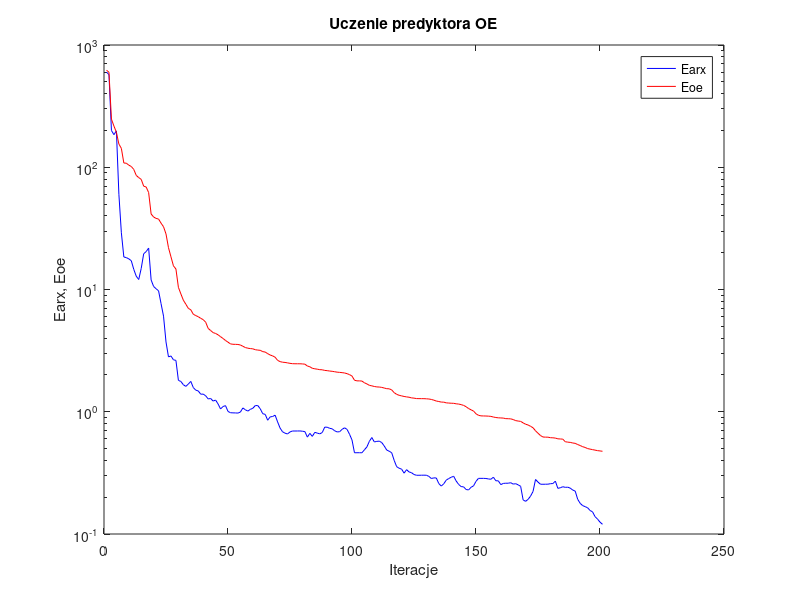
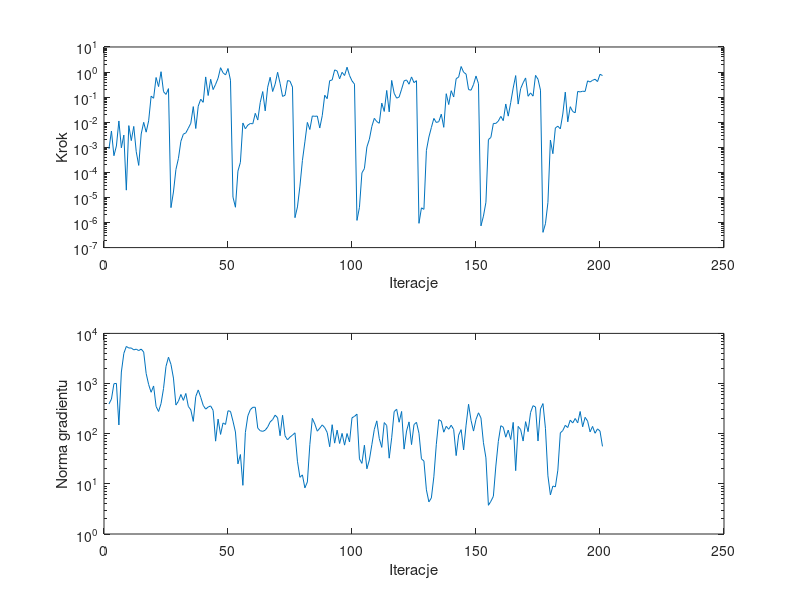

These charts were generated, in order, by the following MATLAB code:
%uczenie predyktora oe
clear all;
n=0; farx(n+1)=6.000941e+002; foe(n+1)=6.219372e+002; wspucz(n+1)=0.000000e+000; ng(n+1)=0.000000e+000;
%odnowa zmiennej metryki
n=1; farx(n+1)=5.719128e+002; foe(n+1)=5.993928e+002; krok(n+1)=8.640164e-004; ng(n+1)=3.921659e+002;
n=2; farx(n+1)=1.999078e+002; foe(n+1)=2.474787e+002; krok(n+1)=4.464102e-003; ng(n+1)=4.900541e+002;
n=3; farx(n+1)=1.847494e+002; foe(n+1)=2.173060e+002; krok(n+1)=4.616173e-004; ng(n+1)=9.917465e+002;
n=4; farx(n+1)=1.982669e+002; foe(n+1)=1.932641e+002; krok(n+1)=1.125636e-003; ng(n+1)=1.007362e+003;
n=5; farx(n+1)=6.013161e+001; foe(n+1)=1.548253e+002; krok(n+1)=1.121665e-002; ng(n+1)=1.492637e+002;
n=6; farx(n+1)=2.911196e+001; foe(n+1)=1.427256e+002; krok(n+1)=9.540187e-004; ng(n+1)=1.698169e+003;
n=7; farx(n+1)=1.844722e+001; foe(n+1)=1.083237e+002; krok(n+1)=3.065383e-003; ng(n+1)=4.000655e+003;
n=8; farx(n+1)=1.823435e+001; foe(n+1)=1.079144e+002; krok(n+1)=1.954543e-005; ng(n+1)=5.492804e+003;
n=9; farx(n+1)=1.781611e+001; foe(n+1)=1.040149e+002; krok(n+1)=7.321912e-003; ng(n+1)=5.110654e+003;
n=10; farx(n+1)=1.719729e+001; foe(n+1)=1.014595e+002; krok(n+1)=1.846469e-003; ng(n+1)=5.113334e+003;
n=11; farx(n+1)=1.461533e+001; foe(n+1)=9.601485e+001; krok(n+1)=6.800237e-003; ng(n+1)=4.696683e+003;
n=12; farx(n+1)=1.284644e+001; foe(n+1)=8.576910e+001; krok(n+1)=6.650130e-004; ng(n+1)=4.846125e+003;
n=13; farx(n+1)=1.207057e+001; foe(n+1)=8.229595e+001; krok(n+1)=1.895397e-004; ng(n+1)=4.542450e+003;
n=14; farx(n+1)=1.485305e+001; foe(n+1)=7.962731e+001; krok(n+1)=3.401267e-003; ng(n+1)=4.864732e+003;
n=15; farx(n+1)=1.960715e+001; foe(n+1)=7.002442e+001; krok(n+1)=9.904093e-003; ng(n+1)=4.244281e+003;
n=16; farx(n+1)=2.042241e+001; foe(n+1)=6.896211e+001; krok(n+1)=4.011567e-003; ng(n+1)=1.586669e+003;
n=17; farx(n+1)=2.181595e+001; foe(n+1)=6.204194e+001; krok(n+1)=1.136199e-002; ng(n+1)=9.553530e+002;
n=18; farx(n+1)=1.197834e+001; foe(n+1)=4.146968e+001; krok(n+1)=1.090844e-001; ng(n+1)=6.700966e+002;
n=19; farx(n+1)=1.059188e+001; foe(n+1)=3.918504e+001; krok(n+1)=9.035956e-002; ng(n+1)=8.946129e+002;
n=20; farx(n+1)=1.014468e+001; foe(n+1)=3.816548e+001; krok(n+1)=6.071168e-001; ng(n+1)=3.495880e+002;
n=21; farx(n+1)=9.757470e+000; foe(n+1)=3.770448e+001; krok(n+1)=2.635881e-001; ng(n+1)=2.773410e+002;
n=22; farx(n+1)=7.670420e+000; foe(n+1)=3.488494e+001; krok(n+1)=1.033373e+000; ng(n+1)=3.994777e+002;
n=23; farx(n+1)=6.056953e+000; foe(n+1)=3.261982e+001; krok(n+1)=1.653712e-001; ng(n+1)=7.950172e+002;
n=24; farx(n+1)=3.724123e+000; foe(n+1)=2.846768e+001; krok(n+1)=1.282857e-001; ng(n+1)=2.200216e+003;
n=25; farx(n+1)=2.810662e+000; foe(n+1)=2.198270e+001; krok(n+1)=2.186494e-001; ng(n+1)=3.349849e+003;
%odnowa zmiennej metryki
n=26; farx(n+1)=2.860120e+000; foe(n+1)=1.851387e+001; krok(n+1)=3.920421e-006; ng(n+1)=2.411898e+003;
n=27; farx(n+1)=2.660140e+000; foe(n+1)=1.561181e+001; krok(n+1)=1.649119e-005; ng(n+1)=1.286466e+003;
n=28; farx(n+1)=2.631144e+000; foe(n+1)=1.472080e+001; krok(n+1)=1.304575e-004; ng(n+1)=3.722846e+002;
n=29; farx(n+1)=1.806254e+000; foe(n+1)=1.041614e+001; krok(n+1)=3.550621e-004; ng(n+1)=4.437476e+002;
n=30; farx(n+1)=1.768500e+000; foe(n+1)=9.200509e+000; krok(n+1)=1.737584e-003; ng(n+1)=6.057127e+002;
n=31; farx(n+1)=1.663325e+000; foe(n+1)=8.173913e+000; krok(n+1)=3.334617e-003; ng(n+1)=4.619886e+002;
n=32; farx(n+1)=1.612635e+000; foe(n+1)=7.578114e+000; krok(n+1)=3.758726e-003; ng(n+1)=6.344694e+002;
n=33; farx(n+1)=1.685296e+000; foe(n+1)=7.010160e+000; krok(n+1)=5.770731e-003; ng(n+1)=3.502045e+002;
n=34; farx(n+1)=1.771330e+000; foe(n+1)=6.825592e+000; krok(n+1)=9.100900e-003; ng(n+1)=2.990347e+002;
n=35; farx(n+1)=1.577898e+000; foe(n+1)=6.274464e+000; krok(n+1)=4.194258e-002; ng(n+1)=1.757781e+002;
n=36; farx(n+1)=1.502166e+000; foe(n+1)=6.118654e+000; krok(n+1)=5.608324e-003; ng(n+1)=5.517627e+002;
n=37; farx(n+1)=1.480277e+000; foe(n+1)=5.989584e+000; krok(n+1)=4.366353e-002; ng(n+1)=7.459795e+002;
n=38; farx(n+1)=1.392600e+000; foe(n+1)=5.810871e+000; krok(n+1)=8.268560e-002; ng(n+1)=5.319465e+002;
n=39; farx(n+1)=1.394200e+000; foe(n+1)=5.668486e+000; krok(n+1)=6.213826e-002; ng(n+1)=3.677483e+002;
n=40; farx(n+1)=1.351038e+000; foe(n+1)=5.398718e+000; krok(n+1)=6.400584e-001; ng(n+1)=3.091448e+002;
n=41; farx(n+1)=1.273109e+000; foe(n+1)=4.806782e+000; krok(n+1)=1.160291e-001; ng(n+1)=3.399377e+002;
n=42; farx(n+1)=1.284309e+000; foe(n+1)=4.617254e+000; krok(n+1)=5.154350e-001; ng(n+1)=3.581292e+002;
n=43; farx(n+1)=1.222816e+000; foe(n+1)=4.441147e+000; krok(n+1)=2.001561e-001; ng(n+1)=2.914096e+002;
n=44; farx(n+1)=1.246415e+000; foe(n+1)=4.368416e+000; krok(n+1)=3.240219e-001; ng(n+1)=7.101451e+001;
n=45; farx(n+1)=1.157774e+000; foe(n+1)=4.258466e+000; krok(n+1)=5.692710e-001; ng(n+1)=1.954234e+002;
n=46; farx(n+1)=1.053519e+000; foe(n+1)=4.111135e+000; krok(n+1)=1.492366e+000; ng(n+1)=9.681897e+001;
n=47; farx(n+1)=1.103878e+000; foe(n+1)=3.976017e+000; krok(n+1)=9.372047e-001; ng(n+1)=1.638222e+002;
n=48; farx(n+1)=1.121804e+000; foe(n+1)=3.827498e+000; krok(n+1)=7.656580e-001; ng(n+1)=1.529532e+002;
n=49; farx(n+1)=1.006109e+000; foe(n+1)=3.708154e+000; krok(n+1)=1.386016e+000; ng(n+1)=2.866253e+002;
n=50; farx(n+1)=9.820082e-001; foe(n+1)=3.590148e+000; krok(n+1)=4.741921e-001; ng(n+1)=2.785646e+002;
%odnowa zmiennej metryki
n=51; farx(n+1)=9.792370e-001; foe(n+1)=3.563402e+000; krok(n+1)=1.039083e-005; ng(n+1)=1.782252e+002;
n=52; farx(n+1)=9.782890e-001; foe(n+1)=3.559263e+000; krok(n+1)=4.064623e-006; ng(n+1)=1.081225e+002;
n=53; farx(n+1)=9.748744e-001; foe(n+1)=3.551829e+000; krok(n+1)=1.123699e-004; ng(n+1)=2.501780e+001;
n=54; farx(n+1)=9.944523e-001; foe(n+1)=3.515956e+000; krok(n+1)=2.517331e-004; ng(n+1)=3.845477e+001;
n=55; farx(n+1)=1.074685e+000; foe(n+1)=3.432507e+000; krok(n+1)=9.328627e-003; ng(n+1)=9.347398e+000;
n=56; farx(n+1)=1.037711e+000; foe(n+1)=3.351482e+000; krok(n+1)=5.478088e-003; ng(n+1)=1.055265e+002;
n=57; farx(n+1)=1.012310e+000; foe(n+1)=3.309792e+000; krok(n+1)=7.660947e-003; ng(n+1)=2.267407e+002;
n=58; farx(n+1)=1.046042e+000; foe(n+1)=3.287358e+000; krok(n+1)=8.891335e-003; ng(n+1)=3.013733e+002;
n=59; farx(n+1)=1.066986e+000; foe(n+1)=3.271941e+000; krok(n+1)=8.647968e-003; ng(n+1)=3.358769e+002;
n=60; farx(n+1)=1.123546e+000; foe(n+1)=3.217078e+000; krok(n+1)=2.261999e-002; ng(n+1)=3.371213e+002;
n=61; farx(n+1)=1.124227e+000; foe(n+1)=3.195395e+000; krok(n+1)=1.220118e-002; ng(n+1)=1.291362e+002;
n=62; farx(n+1)=1.058325e+000; foe(n+1)=3.180495e+000; krok(n+1)=6.153853e-002; ng(n+1)=1.147159e+002;
n=63; farx(n+1)=9.640134e-001; foe(n+1)=3.103825e+000; krok(n+1)=1.668612e-001; ng(n+1)=1.113263e+002;
n=64; farx(n+1)=9.519889e-001; foe(n+1)=3.078974e+000; krok(n+1)=2.835564e-002; ng(n+1)=1.174039e+002;
n=65; farx(n+1)=8.524951e-001; foe(n+1)=2.987494e+000; krok(n+1)=2.490283e-001; ng(n+1)=1.362740e+002;
n=66; farx(n+1)=9.080453e-001; foe(n+1)=2.912391e+000; krok(n+1)=6.182030e-001; ng(n+1)=1.714077e+002;
n=67; farx(n+1)=9.145251e-001; foe(n+1)=2.862927e+000; krok(n+1)=1.677326e-001; ng(n+1)=1.913644e+002;
n=68; farx(n+1)=9.377857e-001; foe(n+1)=2.792719e+000; krok(n+1)=3.276650e-001; ng(n+1)=2.341219e+002;
n=69; farx(n+1)=8.259822e-001; foe(n+1)=2.632954e+000; krok(n+1)=9.808063e-001; ng(n+1)=2.081191e+002;
n=70; farx(n+1)=7.353409e-001; foe(n+1)=2.571369e+000; krok(n+1)=3.556863e-001; ng(n+1)=9.110531e+001;
n=71; farx(n+1)=6.854731e-001; foe(n+1)=2.542085e+000; krok(n+1)=1.067078e-001; ng(n+1)=2.329105e+002;
n=72; farx(n+1)=6.678210e-001; foe(n+1)=2.531484e+000; krok(n+1)=1.189066e-001; ng(n+1)=9.064790e+001;
n=73; farx(n+1)=6.582725e-001; foe(n+1)=2.511123e+000; krok(n+1)=4.572701e-001; ng(n+1)=7.536162e+001;
n=74; farx(n+1)=6.837478e-001; foe(n+1)=2.488738e+000; krok(n+1)=4.329486e-001; ng(n+1)=8.559189e+001;
n=75; farx(n+1)=6.957159e-001; foe(n+1)=2.472934e+000; krok(n+1)=2.522670e-001; ng(n+1)=9.366577e+001;
%odnowa zmiennej metryki
n=76; farx(n+1)=6.958043e-001; foe(n+1)=2.469379e+000; krok(n+1)=1.560170e-006; ng(n+1)=1.040535e+002;
n=77; farx(n+1)=6.960336e-001; foe(n+1)=2.469006e+000; krok(n+1)=4.182313e-006; ng(n+1)=2.827927e+001;
n=78; farx(n+1)=6.966578e-001; foe(n+1)=2.468414e+000; krok(n+1)=2.829063e-005; ng(n+1)=1.349985e+001;
n=79; farx(n+1)=6.929488e-001; foe(n+1)=2.462102e+000; krok(n+1)=2.946393e-004; ng(n+1)=1.508802e+001;
n=80; farx(n+1)=6.882076e-001; foe(n+1)=2.450417e+000; krok(n+1)=1.643206e-003; ng(n+1)=8.303103e+000;
n=81; farx(n+1)=6.202451e-001; foe(n+1)=2.367053e+000; krok(n+1)=9.814884e-003; ng(n+1)=1.091062e+001;
n=82; farx(n+1)=6.656214e-001; foe(n+1)=2.333379e+000; krok(n+1)=5.119766e-003; ng(n+1)=6.059194e+001;
n=83; farx(n+1)=6.290454e-001; foe(n+1)=2.267577e+000; krok(n+1)=1.775074e-002; ng(n+1)=2.021490e+002;
n=84; farx(n+1)=6.788469e-001; foe(n+1)=2.245809e+000; krok(n+1)=1.716139e-002; ng(n+1)=1.566566e+002;
n=85; farx(n+1)=6.688335e-001; foe(n+1)=2.229651e+000; krok(n+1)=1.761298e-002; ng(n+1)=1.122235e+002;
n=86; farx(n+1)=6.595267e-001; foe(n+1)=2.209417e+000; krok(n+1)=5.879413e-003; ng(n+1)=1.286842e+002;
n=87; farx(n+1)=6.758848e-001; foe(n+1)=2.204659e+000; krok(n+1)=1.819302e-002; ng(n+1)=1.498480e+002;
n=88; farx(n+1)=7.485477e-001; foe(n+1)=2.178006e+000; krok(n+1)=1.192585e-001; ng(n+1)=1.320145e+002;
n=89; farx(n+1)=7.470212e-001; foe(n+1)=2.168944e+000; krok(n+1)=8.693674e-002; ng(n+1)=1.055831e+002;
n=90; farx(n+1)=7.320225e-001; foe(n+1)=2.153031e+000; krok(n+1)=4.536903e-001; ng(n+1)=5.500189e+001;
n=91; farx(n+1)=7.253361e-001; foe(n+1)=2.142063e+000; krok(n+1)=4.837450e-001; ng(n+1)=1.510798e+002;
n=92; farx(n+1)=6.991477e-001; foe(n+1)=2.125527e+000; krok(n+1)=1.220277e+000; ng(n+1)=6.484539e+001;
n=93; farx(n+1)=6.839294e-001; foe(n+1)=2.108314e+000; krok(n+1)=1.104103e+000; ng(n+1)=1.178612e+002;
n=94; farx(n+1)=6.865274e-001; foe(n+1)=2.099369e+000; krok(n+1)=5.378226e-001; ng(n+1)=6.377554e+001;
n=95; farx(n+1)=7.180560e-001; foe(n+1)=2.089160e+000; krok(n+1)=9.769152e-001; ng(n+1)=1.013427e+002;
n=96; farx(n+1)=7.388649e-001; foe(n+1)=2.075794e+000; krok(n+1)=7.273018e-001; ng(n+1)=5.916022e+001;
n=97; farx(n+1)=7.177412e-001; foe(n+1)=2.049291e+000; krok(n+1)=1.561751e+000; ng(n+1)=1.007872e+002;
n=98; farx(n+1)=6.546875e-001; foe(n+1)=2.012845e+000; krok(n+1)=7.310195e-001; ng(n+1)=6.833127e+001;
n=99; farx(n+1)=5.879737e-001; foe(n+1)=1.959017e+000; krok(n+1)=4.461224e-001; ng(n+1)=2.079939e+002;
n=100; farx(n+1)=4.619219e-001; foe(n+1)=1.810229e+000; krok(n+1)=3.307424e-001; ng(n+1)=2.211175e+002;
%odnowa zmiennej metryki
n=101; farx(n+1)=4.622453e-001; foe(n+1)=1.789266e+000; krok(n+1)=1.215283e-006; ng(n+1)=2.456490e+002;
n=102; farx(n+1)=4.622606e-001; foe(n+1)=1.788886e+000; krok(n+1)=4.029352e-006; ng(n+1)=3.144420e+001;
n=103; farx(n+1)=4.618287e-001; foe(n+1)=1.782932e+000; krok(n+1)=9.579321e-005; ng(n+1)=2.558226e+001;
n=104; farx(n+1)=4.880590e-001; foe(n+1)=1.726336e+000; krok(n+1)=1.412779e-004; ng(n+1)=5.899122e+001;
n=105; farx(n+1)=5.155288e-001; foe(n+1)=1.688888e+000; krok(n+1)=1.025539e-003; ng(n+1)=1.996902e+001;
n=106; farx(n+1)=5.728182e-001; foe(n+1)=1.645187e+000; krok(n+1)=2.087321e-003; ng(n+1)=2.995151e+001;
n=107; farx(n+1)=6.154696e-001; foe(n+1)=1.628737e+000; krok(n+1)=6.800237e-003; ng(n+1)=6.034139e+001;
n=108; farx(n+1)=5.662424e-001; foe(n+1)=1.609825e+000; krok(n+1)=1.428969e-002; ng(n+1)=1.218980e+002;
n=109; farx(n+1)=5.723669e-001; foe(n+1)=1.596528e+000; krok(n+1)=1.053841e-002; ng(n+1)=1.802474e+002;
n=110; farx(n+1)=5.748361e-001; foe(n+1)=1.592870e+000; krok(n+1)=9.093040e-003; ng(n+1)=7.992236e+001;
n=111; farx(n+1)=5.595678e-001; foe(n+1)=1.582571e+000; krok(n+1)=5.793922e-002; ng(n+1)=5.334263e+001;
n=112; farx(n+1)=5.249123e-001; foe(n+1)=1.563261e+000; krok(n+1)=2.687524e-002; ng(n+1)=1.667593e+002;
n=113; farx(n+1)=4.861538e-001; foe(n+1)=1.544253e+000; krok(n+1)=1.846634e-001; ng(n+1)=1.453880e+002;
n=114; farx(n+1)=4.753824e-001; foe(n+1)=1.540421e+000; krok(n+1)=2.592196e-002; ng(n+1)=3.248685e+001;
n=115; farx(n+1)=4.623227e-001; foe(n+1)=1.509677e+000; krok(n+1)=4.635137e-001; ng(n+1)=8.295565e+001;
n=116; farx(n+1)=4.005444e-001; foe(n+1)=1.433508e+000; krok(n+1)=1.428513e-001; ng(n+1)=2.753139e+002;
n=117; farx(n+1)=3.554953e-001; foe(n+1)=1.388241e+000; krok(n+1)=9.120186e-002; ng(n+1)=3.079587e+002;
n=118; farx(n+1)=3.451391e-001; foe(n+1)=1.363760e+000; krok(n+1)=1.008497e-001; ng(n+1)=1.692021e+002;
n=119; farx(n+1)=3.393307e-001; foe(n+1)=1.348403e+000; krok(n+1)=2.073757e-001; ng(n+1)=2.777104e+002;
n=120; farx(n+1)=3.144612e-001; foe(n+1)=1.333956e+000; krok(n+1)=4.446475e-001; ng(n+1)=4.927986e+001;
n=121; farx(n+1)=3.359701e-001; foe(n+1)=1.322805e+000; krok(n+1)=4.851539e-001; ng(n+1)=1.132763e+002;
n=122; farx(n+1)=3.220001e-001; foe(n+1)=1.314995e+000; krok(n+1)=3.268918e-001; ng(n+1)=1.720011e+002;
n=123; farx(n+1)=3.172047e-001; foe(n+1)=1.298489e+000; krok(n+1)=6.400584e-001; ng(n+1)=6.066404e+001;
n=124; farx(n+1)=3.066454e-001; foe(n+1)=1.292531e+000; krok(n+1)=3.785765e-001; ng(n+1)=1.520138e+002;
n=125; farx(n+1)=3.023043e-001; foe(n+1)=1.281738e+000; krok(n+1)=4.536903e-001; ng(n+1)=1.687297e+002;
%odnowa zmiennej metryki
n=126; farx(n+1)=3.023587e-001; foe(n+1)=1.280326e+000; krok(n+1)=9.283022e-007; ng(n+1)=1.020482e+002;
n=127; farx(n+1)=3.026292e-001; foe(n+1)=1.279926e+000; krok(n+1)=3.846143e-006; ng(n+1)=3.154517e+001;
n=128; farx(n+1)=3.028315e-001; foe(n+1)=1.279576e+000; krok(n+1)=3.348616e-006; ng(n+1)=2.844057e+001;
n=129; farx(n+1)=3.025062e-001; foe(n+1)=1.276222e+000; krok(n+1)=7.528887e-004; ng(n+1)=7.587156e+000;
n=130; farx(n+1)=2.960269e-001; foe(n+1)=1.271380e+000; krok(n+1)=2.553842e-003; ng(n+1)=4.367370e+000;
n=131; farx(n+1)=2.843686e-001; foe(n+1)=1.260706e+000; krok(n+1)=6.130766e-003; ng(n+1)=5.235174e+000;
n=132; farx(n+1)=2.878838e-001; foe(n+1)=1.243840e+000; krok(n+1)=1.417782e-002; ng(n+1)=1.379354e+001;
n=133; farx(n+1)=2.871744e-001; foe(n+1)=1.223727e+000; krok(n+1)=9.744063e-003; ng(n+1)=6.151333e+001;
n=134; farx(n+1)=2.585185e-001; foe(n+1)=1.212695e+000; krok(n+1)=1.053841e-002; ng(n+1)=1.903715e+002;
n=135; farx(n+1)=2.466736e-001; foe(n+1)=1.199701e+000; krok(n+1)=2.097129e-002; ng(n+1)=1.781990e+002;
n=136; farx(n+1)=2.576584e-001; foe(n+1)=1.198409e+000; krok(n+1)=6.256921e-003; ng(n+1)=1.071891e+002;
n=137; farx(n+1)=2.756950e-001; foe(n+1)=1.182514e+000; krok(n+1)=1.370460e-001; ng(n+1)=1.403932e+002;
n=138; farx(n+1)=2.842991e-001; foe(n+1)=1.178103e+000; krok(n+1)=5.059367e-002; ng(n+1)=1.226702e+002;
n=139; farx(n+1)=2.912261e-001; foe(n+1)=1.174191e+000; krok(n+1)=1.803622e-001; ng(n+1)=1.477064e+002;
n=140; farx(n+1)=2.965674e-001; foe(n+1)=1.172207e+000; krok(n+1)=1.016482e-001; ng(n+1)=1.209069e+002;
n=141; farx(n+1)=2.715602e-001; foe(n+1)=1.161557e+000; krok(n+1)=5.461275e-001; ng(n+1)=3.659006e+001;
n=142; farx(n+1)=2.544228e-001; foe(n+1)=1.155797e+000; krok(n+1)=6.293018e-001; ng(n+1)=9.384132e+001;
n=143; farx(n+1)=2.443092e-001; foe(n+1)=1.144028e+000; krok(n+1)=1.665602e+000; ng(n+1)=1.204267e+002;
n=144; farx(n+1)=2.430560e-001; foe(n+1)=1.127078e+000; krok(n+1)=9.846165e-001; ng(n+1)=4.736616e+001;
n=145; farx(n+1)=2.312425e-001; foe(n+1)=1.099611e+000; krok(n+1)=8.295027e-001; ng(n+1)=1.482267e+002;
n=146; farx(n+1)=2.293107e-001; foe(n+1)=1.062727e+000; krok(n+1)=2.002215e-001; ng(n+1)=3.862644e+002;
n=147; farx(n+1)=2.410720e-001; foe(n+1)=1.037282e+000; krok(n+1)=1.892883e-001; ng(n+1)=1.843266e+002;
n=148; farx(n+1)=2.475806e-001; foe(n+1)=1.013444e+000; krok(n+1)=3.202323e-001; ng(n+1)=1.128035e+002;
n=149; farx(n+1)=2.695323e-001; foe(n+1)=9.625567e-001; krok(n+1)=6.954939e-001; ng(n+1)=1.929642e+002;
n=150; farx(n+1)=2.852541e-001; foe(n+1)=9.352655e-001; krok(n+1)=3.421659e-001; ng(n+1)=2.610243e+002;
%odnowa zmiennej metryki
n=151; farx(n+1)=2.851985e-001; foe(n+1)=9.253607e-001; krok(n+1)=7.345476e-007; ng(n+1)=2.061065e+002;
n=152; farx(n+1)=2.851817e-001; foe(n+1)=9.240351e-001; krok(n+1)=1.801229e-006; ng(n+1)=6.605285e+001;
n=153; farx(n+1)=2.845662e-001; foe(n+1)=9.228774e-001; krok(n+1)=6.418212e-006; ng(n+1)=3.300228e+001;
n=154; farx(n+1)=2.821488e-001; foe(n+1)=9.206166e-001; krok(n+1)=2.032662e-003; ng(n+1)=3.736599e+000;
n=155; farx(n+1)=2.803921e-001; foe(n+1)=9.166641e-001; krok(n+1)=2.469223e-003; ng(n+1)=4.488050e+000;
n=156; farx(n+1)=2.915793e-001; foe(n+1)=9.055151e-001; krok(n+1)=8.929289e-003; ng(n+1)=5.635108e+000;
n=157; farx(n+1)=2.726128e-001; foe(n+1)=8.971910e-001; krok(n+1)=8.948804e-003; ng(n+1)=2.263256e+001;
n=158; farx(n+1)=2.721847e-001; foe(n+1)=8.919813e-001; krok(n+1)=1.111520e-002; ng(n+1)=7.014207e+001;
n=159; farx(n+1)=2.534460e-001; foe(n+1)=8.899228e-001; krok(n+1)=1.708495e-002; ng(n+1)=1.441245e+002;
n=160; farx(n+1)=2.593364e-001; foe(n+1)=8.875717e-001; krok(n+1)=1.153579e-002; ng(n+1)=1.345888e+002;
n=161; farx(n+1)=2.602427e-001; foe(n+1)=8.783977e-001; krok(n+1)=5.335388e-002; ng(n+1)=8.519367e+001;
n=162; farx(n+1)=2.602491e-001; foe(n+1)=8.771728e-001; krok(n+1)=1.748904e-002; ng(n+1)=1.180808e+002;
n=163; farx(n+1)=2.627948e-001; foe(n+1)=8.746662e-001; krok(n+1)=6.128758e-002; ng(n+1)=7.665265e+001;
n=164; farx(n+1)=2.559462e-001; foe(n+1)=8.634741e-001; krok(n+1)=2.317569e-001; ng(n+1)=1.681258e+002;
n=165; farx(n+1)=2.580024e-001; foe(n+1)=8.462941e-001; krok(n+1)=7.238598e-001; ng(n+1)=1.834325e+001;
n=166; farx(n+1)=2.523949e-001; foe(n+1)=8.394036e-001; krok(n+1)=5.285294e-002; ng(n+1)=1.399839e+002;
n=167; farx(n+1)=2.455364e-001; foe(n+1)=8.342167e-001; krok(n+1)=2.186494e-001; ng(n+1)=1.206618e+002;
n=168; farx(n+1)=1.901673e-001; foe(n+1)=8.111628e-001; krok(n+1)=3.730916e-001; ng(n+1)=7.139814e+001;
n=169; farx(n+1)=1.850062e-001; foe(n+1)=7.906139e-001; krok(n+1)=5.824576e-001; ng(n+1)=1.739156e+002;
n=170; farx(n+1)=1.921271e-001; foe(n+1)=7.794518e-001; krok(n+1)=1.082372e-001; ng(n+1)=1.098751e+002;
n=171; farx(n+1)=2.041341e-001; foe(n+1)=7.603588e-001; krok(n+1)=1.475580e-001; ng(n+1)=2.645574e+002;
n=172; farx(n+1)=2.229914e-001; foe(n+1)=7.396814e-001; krok(n+1)=1.096649e-001; ng(n+1)=3.619226e+002;
n=173; farx(n+1)=2.792761e-001; foe(n+1)=6.984493e-001; krok(n+1)=7.382907e-001; ng(n+1)=3.407212e+002;
n=174; farx(n+1)=2.657977e-001; foe(n+1)=6.672206e-001; krok(n+1)=5.189311e-001; ng(n+1)=7.151925e+001;
n=175; farx(n+1)=2.553275e-001; foe(n+1)=6.390518e-001; krok(n+1)=1.902702e-001; ng(n+1)=3.124343e+002;
%odnowa zmiennej metryki
n=176; farx(n+1)=2.551963e-001; foe(n+1)=6.215913e-001; krok(n+1)=4.053911e-007; ng(n+1)=3.987645e+002;
n=177; farx(n+1)=2.554040e-001; foe(n+1)=6.198065e-001; krok(n+1)=8.916305e-007; ng(n+1)=1.282637e+002;
n=178; farx(n+1)=2.556180e-001; foe(n+1)=6.196683e-001; krok(n+1)=6.325379e-006; ng(n+1)=1.443574e+001;
n=179; farx(n+1)=2.579471e-001; foe(n+1)=6.134309e-001; krok(n+1)=1.945210e-003; ng(n+1)=6.026282e+000;
n=180; farx(n+1)=2.586835e-001; foe(n+1)=6.123187e-001; krok(n+1)=5.550052e-004; ng(n+1)=9.047770e+000;
n=181; farx(n+1)=2.706117e-001; foe(n+1)=6.088907e-001; krok(n+1)=5.892055e-003; ng(n+1)=8.695448e+000;
n=182; farx(n+1)=2.363028e-001; foe(n+1)=6.006957e-001; krok(n+1)=6.950337e-003; ng(n+1)=1.872764e+001;
n=183; farx(n+1)=2.389955e-001; foe(n+1)=5.989328e-001; krok(n+1)=5.433546e-003; ng(n+1)=1.036169e+002;
n=184; farx(n+1)=2.436110e-001; foe(n+1)=5.969612e-001; krok(n+1)=2.118799e-002; ng(n+1)=1.157230e+002;
n=185; farx(n+1)=2.408573e-001; foe(n+1)=5.685830e-001; krok(n+1)=1.583927e-001; ng(n+1)=1.469038e+002;
n=186; farx(n+1)=2.415338e-001; foe(n+1)=5.642148e-001; krok(n+1)=1.034736e-002; ng(n+1)=1.325586e+002;
n=187; farx(n+1)=2.372257e-001; foe(n+1)=5.615599e-001; krok(n+1)=4.160550e-002; ng(n+1)=1.863160e+002;
n=188; farx(n+1)=2.288530e-001; foe(n+1)=5.552223e-001; krok(n+1)=2.667694e-002; ng(n+1)=1.632989e+002;
n=189; farx(n+1)=2.243615e-001; foe(n+1)=5.514279e-001; krok(n+1)=2.378377e-002; ng(n+1)=2.010287e+002;
n=190; farx(n+1)=1.923593e-001; foe(n+1)=5.391958e-001; krok(n+1)=1.686145e-001; ng(n+1)=1.641928e+002;
n=191; farx(n+1)=1.781483e-001; foe(n+1)=5.295372e-001; krok(n+1)=1.612369e-001; ng(n+1)=2.771013e+002;
n=192; farx(n+1)=1.707325e-001; foe(n+1)=5.178598e-001; krok(n+1)=1.717868e-001; ng(n+1)=1.372195e+002;
n=193; farx(n+1)=1.674227e-001; foe(n+1)=5.106787e-001; krok(n+1)=1.690558e-001; ng(n+1)=2.121508e+002;
n=194; farx(n+1)=1.639698e-001; foe(n+1)=4.997126e-001; krok(n+1)=4.456675e-001; ng(n+1)=1.780383e+002;
n=195; farx(n+1)=1.556770e-001; foe(n+1)=4.947709e-001; krok(n+1)=4.020096e-001; ng(n+1)=1.088508e+002;
n=196; farx(n+1)=1.517761e-001; foe(n+1)=4.899127e-001; krok(n+1)=4.686024e-001; ng(n+1)=1.396726e+002;
n=197; farx(n+1)=1.386353e-001; foe(n+1)=4.855497e-001; krok(n+1)=5.174513e-001; ng(n+1)=1.020669e+002;
n=198; farx(n+1)=1.324574e-001; foe(n+1)=4.807582e-001; krok(n+1)=4.178411e-001; ng(n+1)=1.248713e+002;
n=199; farx(n+1)=1.250529e-001; foe(n+1)=4.782230e-001; krok(n+1)=8.131859e-001; ng(n+1)=1.126360e+002;
n=200; farx(n+1)=1.200689e-001; foe(n+1)=4.749612e-001; krok(n+1)=7.273018e-001; ng(n+1)=5.585452e+001;

figure; semilogy(farx,'b'); hold on; semilogy(foe,'r'); xlabel('Iteracje'); ylabel('Earx, Eoe'); legend('Earx','Eoe'); title('Uczenie predyktora OE');
figure; subplot(2,1,1); semilogy(krok); xlabel('Iteracje'); ylabel('Krok');
subplot(2,1,2); semilogy(ng); xlabel('Iteracje'); ylabel('Norma gradientu');
Earx=farx(n+1)
Eoe=foe(n+1)
